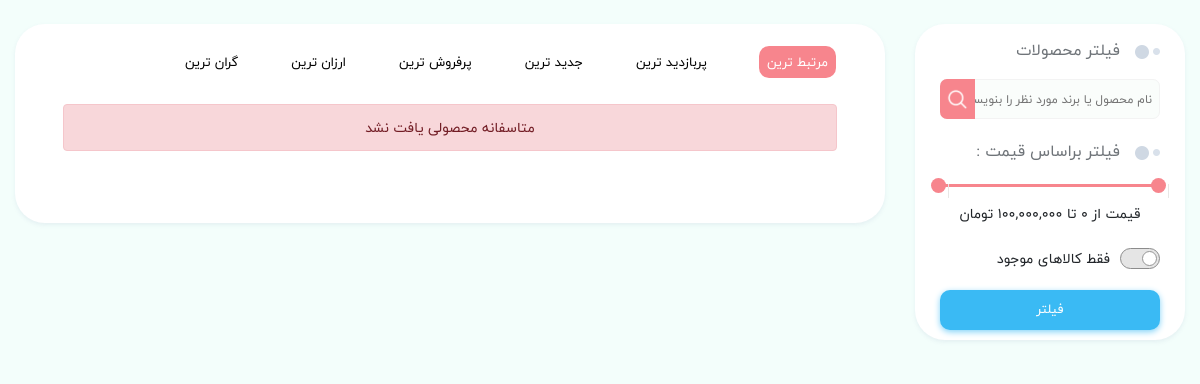
Page /brand/zara on the earlier database version.
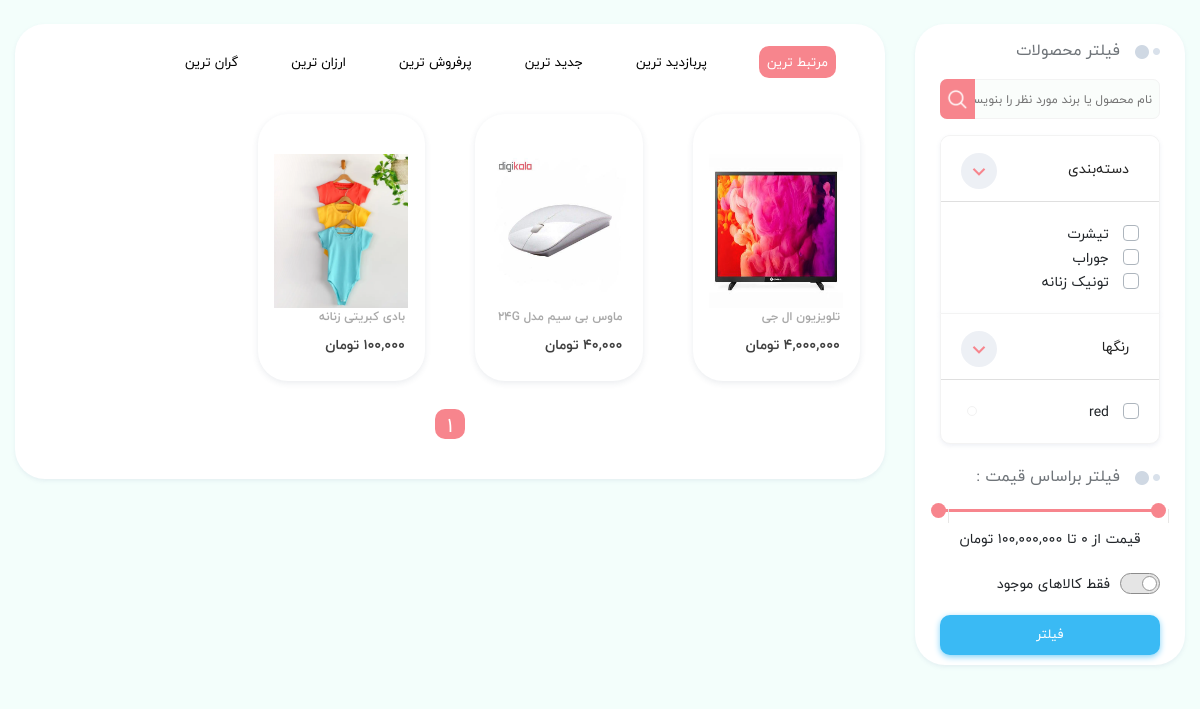
Same page on the later database version.
### eshop_category/models.py (models this page shows, shortened)
class Category(MPTTModel):
    STATUS = (
        ('True', "فعال"),
        ("False", "غیرفعال")
    )
    parent = TreeForeignKey('self', blank=True, null=True, related_name='children', on_delete=models.SET_NULL,
                            verbose_name='دسته‌مادر')
    title = models.CharField(max_length=50, verbose_name='عنوان')
    en_title = models.CharField(max_length=50, verbose_name='عنوان انگلیسی')
    keyword = models.CharField(max_length=250, verbose_name='کلمه کلیدی')
    description = models.CharField(max_length=300, verbose_name='توضیحات')
    status = models.CharField(max_length=50, choices=STATUS, verbose_name='وضعیت')
    image = models.ImageField(blank=True, upload_to=upload_image_path, verbose_name='تصویر')
    slug = models.SlugField(verbose_name='عبارت لینک', blank=True, null=False, unique=True, allow_unicode=True,
                            max_length=200)
    creat_at = models.DateTimeField(auto_now_add=True, verbose_name='ایجاده شده در تاریخ')
    update_at = models.DateTimeField(auto_now=True, verbose_name='آپدیت شده در تاریخ')
    class Meta:
        verbose_name = 'دسته'
        verbose_name_plural = 'دسته‌بندی‌'
    class MPTTMeta:
        order_insertion_by = ['title']

### eshop_variant/models.py (models this page shows, shortened)
class Color(models.Model):
    name = models.CharField(max_length=20, verbose_name='اسم رنگ')
    code = models.CharField(max_length=10, blank=True, null=True, verbose_name='کد رنگ')
    def color_tag(self):
        if self.code is not None:
            return mark_safe('<p style="background-color:{}"> رنگ  </p>'.format(self.code))
        else:
            return ""
    color_tag.short_description = 'رنگ'
    class Meta:
        verbose_name = 'رنگ'
        verbose_name_plural = 'رنگ‌ها'

### eshop_product/models.py (models this page shows, shortened)
class Product(models.Model):
    STATUS = (
        ('True', "فعال"),
        ("False", "غیرفعال")
    )
    VARIANTS = (
        ('None', 'هیچ'),
        ('Size', 'سایز'),
        ('Color', 'رنگ'),
        ('Size-Color', 'سایزـ‌رنگ'),
    )
    category = models.ForeignKey(Category, on_delete=models.SET_NULL, null=True, verbose_name='دسته')
    brand = models.ForeignKey(Brand, on_delete=models.SET_NULL, blank=True, null=True, verbose_name='برند')
    title = models.CharField(max_length=200, verbose_name='عنوان فارسی')
    title_eng = models.CharField(max_length=150, blank=True, null=True, verbose_name='عنوان انگلیسی')
    keyword = models.CharField(max_length=250, verbose_name='کلمه کلیدی')
    variant = models.CharField(max_length=10, choices=VARIANTS, default='None', verbose_name='تنوع')
    description = models.CharField(max_length=300, verbose_name='توضیحات')
    image = models.ImageField(upload_to=upload_image_path, verbose_name='تصویر')
    price = models.IntegerField(verbose_name='قیمت')
    amount = models.IntegerField(verbose_name='تعداد')
    all_sale = models.IntegerField(default=0, verbose_name='تعداد فروش')
    view_count = models.BigIntegerField(default=0, verbose_name='تعداد بازدیدها')
    details = RichTextUploadingField(verbose_name='جزئيات محصول')
    analyze = RichTextUploadingField(blank=True, null=True, verbose_name='نقد و بررسی')
    status = models.CharField(max_length=50, choices=STATUS, verbose_name='وضعیت')
    slug = models.SlugField(verbose_name='عبارت لینک', null=False, unique=True, allow_unicode=True, max_length=200)
    creat_at = models.DateTimeField(auto_now_add=True, verbose_name='ایجاده شده در تاریخ')
    update_at = models.DateTimeField(auto_now=True, verbose_name='آپدیت شده در تاریخ')
    objects = ProductsManager()
    favourite = models.ManyToManyField(User, blank=True, verbose_name='علاقه‌مندی')
    class Meta:
        verbose_name = 'محصول'
        verbose_name_plural = 'محصولات'
    def price_th(self):
        return f"{self.price:,}"
    price_th.short_description = 'قیمت'
    def image_tag(self):
        return mark_safe('<img src="{}" height="50"/>'.format(self.image.url))
    image_tag.short_description = 'تصویر'
    def get_absolute_url(self):
        return reverse('product_detail', kwargs={'slug': self.slug, 'product_id': self.id})
    def fav_count(self):
        fav = User.objects.filter(product__exact=self.id)
        return fav.count()
    fav_count.short_description = 'تعداد علاقه‌مندان'

### eshop_product/views.py (the view)
# urls.py: path('brand/<slug>', product_list_brand, name='product_brand_list'),
def product_list_brand(request, slug):
    products = Product.objects.filter(brand__in=Brand.objects.filter(slug=slug), status=True)
    colors_list = []
    sizes_list = []
    brand_list = []
    child_list = []
    for pro in products:
        child_list.append(pro.category)
        if pro.variant == 'Color':
            var = Variants.objects.filter(product_id=pro.id)
            for v in var:
                color = v.color
                colors_list.append(color)
        if pro.variant == 'Size':
            var = Variants.objects.filter(product_id=pro.id)
            for v in var:
                size = v.size
                sizes_list.append(size)
        if pro.variant == 'Size-Color':
            var = Variants.objects.filter(product_id=pro.id)
            for v in var:
                size = v.size
                color = v.color
                sizes_list.append(size)
                colors_list.append(color)
    colors = [i for n, i in enumerate(colors_list) if i not in colors_list[n + 1:]]
    sizes = [i for n, i in enumerate(sizes_list) if i not in sizes_list[n + 1:]]
    brands = [i for n, i in enumerate(brand_list) if i not in brand_list[n + 1:]]
    childs = [i for n, i in enumerate(child_list) if i not in child_list[n + 1:]]
    my_filter = ProductFilter(request.GET, queryset=products)
    products = my_filter.qs
    paginator = Paginator(products, 8)  # Show 8 product per page.
    page_number = request.GET.get('page')
    page_obj = paginator.get_page(page_number)
    context = {
        'page_obj': page_obj,
        'childs': childs,
        'colors': colors,
        'sizes': sizes,
        'brands': brands,
        'my_filter': my_filter,
        'slug': slug
    }
    return render(request, 'product/product_list.html', context)

### templatefilter/filters_tem.py (called while the page is built)
@register.simple_tag
def my_url(value, field_name, urlencode=None):
    url = '?{}={}'.format(field_name, value)
    if urlencode:
        querystring = urlencode.split('&')
        filtered_querystring = filter(lambda p: p.split('=')[0] != field_name, querystring)
        encoded_querystring = '&'.join(filtered_querystring)
        url = '{}&{}'.format(url, encoded_querystring)
    return url

@register.simple_tag
def order_url(value, field_name, urlencode=None):
    url = '{}={}'.format(field_name, value)
    if urlencode:
        querystring = urlencode.split('&')
        for item in querystring:
            if item.find("page") > -1:
                querystring.remove(item)
        filtered_querystring = filter(lambda p: p.split('=')[0] != field_name, querystring)
        encoded_querystring = '&'.join(filtered_querystring)
        url = '?page=1&{}&{}'.format(encoded_querystring, url)
    else:
        url = '?page=1s=&{}'.format(url)
    return url

@register.filter(name='check_url')
def check_url(value, field_name):
    url = '{}={}&'.format(value, field_name)
    return url

### eshop_product/templates/product/product_list.html (shortened to what the changed rows need)
{% extends 'shared/_MainLayout.html' %}
{% load static %}
{% load humanize %}
{% load filter_tags %}
{% block header_ref %}
    <link rel="stylesheet" href="{% static 'css/vendor/nouislider.min.css' %}">
{% endblock %}
{% block content %}
    <main class="main-content dt-sl mt-4 mb-3">
        <div class="container main-container">
            <div class="row">
                <div class="col-lg-3 col-md-12 col-sm-12 sticky-sidebar">
                    <div class="dt-sn mb-3">
                        <form method="get" action="">
                            <div class="col-12">
                                <div class="section-title text-sm-title title-wide mb-1 no-after-title-wide">
                                    <h2>فیلتر محصولات</h2>
                                </div>
                            </div>
                            <div class="col-12 filter-product mb-3">
                                <div class="accordion" id="accordionExample">
                                    {% if childs %}
                                        <div class="card">
                                            <div class="card-header" id="headingOne">
                                                <h2 class="mb-0">
                                                    <button class="btn btn-block text-right collapsed" type="button"
                                                            data-toggle="collapse" data-target="#collapseOne"
                                                            aria-expanded="false" aria-controls="collapseOne">
                                                        دسته‌بندی
                                                        <i class="mdi mdi-chevron-down"></i>
                                                    </button>
                                                </h2>
                                            </div>
                                            <div id="collapseOne" class="collapse show" aria-labelledby="headingOne"
                                                 data-parent="#accordionExample">
                                                <div class="card-body">
                                                    {% for child in childs %}
                                                        <div class="custom-control custom-checkbox">
                                                            <label class="custom-control-label"
                                                                   for="customCheckCat{{ child.id }}">
                                                                {{ child.title }}</label>
                                                        </div>
                                                    {% endfor %}
                                                </div>
                                            </div>
                                        </div>
                                    {% endif %}
                                    {% if colors %}
                                        <div class="card">
                                            <div class="card-header" id="headingFour">
                                                <h2 class="mb-0">
                                                    <button class="btn btn-block text-right collapsed" type="button"
                                                            data-toggle="collapse" data-target="#collapseFour"
                                                            aria-expanded="false" aria-controls="collapseFour">
                                                        رنگها
                                                        <i class="mdi mdi-chevron-down"></i>
                                                    </button>
                                                </h2>
                                            </div>
                                            <div id="collapseFour" class="collapse show" aria-labelledby="headingFour"
                                                 data-parent="#accordionExample">
                                                <div class="card-body">
                                                    {% for color in colors %}
                                                        <div class="custom-control custom-checkbox">
                                                            <label class="custom-control-label"
                                                                   for="customCheckColor{{ color.id }}">{{ color.name }}</label>
                                                            <span class="filter-color"
                                                                  style="background-color:{{ color.code }}"></span>
                                                        </div>
                                                    {% endfor %}
                                                </div>
                                            </div>
                                        </div>
                                    {% endif %}
                                </div>
                            </div>
                            <div class="col-12 mb-4">
                                <div class="section-title text-sm-title title-wide no-after-title-wide mb-1">
                                    <h2>فیلتر براساس قیمت :</h2>
                                </div>
                            </div>
                        </form>
                    </div>
                </div>
                <div class="col-lg-9 col-md-12 col-sm-12 search-card-res">
                    <div class="dt-sl dt-sn px-0 search-amazing-tab">
                        <div class="ah-tab-content-wrapper dt-sl px-res-0">
                            <div class="ah-tab-content dt-sl" data-ah-tab-active="true">
                                <div class="row mb-3 mx-0 px-res-0">
                                    {% if page_obj %}
                                        {% for product in page_obj %}
                                            <div class="col-lg-3 col-md-4 col-sm-6 col-12 px-10 mb-1 px-res-0">
                                                <div class="product-card mb-2 mx-res-0">
                                                    <a class="product-thumb"
                                                       href="{{ product.get_absolute_url }}">
                                                        <img src="{{ product.image.url }}" alt="Product Thumbnail"
                                                             style="height: 154px; width: 154px;">
                                                    </a>
                                                    <div class="product-card-body">
                                                        <a class="product-meta"
                                                           href="{{ product.get_absolute_url }}">{{ product.title|truncatechars:50 }}</a>
                                                        <span class="product-price">{{ product.price|intcomma:False }} تومان</span>
                                                    </div>
                                                </div>
                                            </div>
                                        {% endfor %}
                                        </div>
                                        <div class="row">
                                            <div class="col-12">
                                                <div class="pagination">
                                                    {% for page in page_obj.paginator.page_range %}
                                                        {% if page == page_obj.number %}
                                                            <a href="{% my_url page 'page' request.GET.urlencode %}"
                                                               class="active-page">{{ page }}</a>
                                                        {% else %}
                                                            <a href="{% my_url page 'page' request.GET.urlencode %}">{{ page }}</a>
                                                        {% endif %}
                                                    {% endfor %}
                                                </div>
                                            </div>
                                        </div>
                                    {% else %}
                                        <div class="alert alert-danger text-center mr-5 ml-5 btn-block" role="alert">
                                            متاسفانه محصولی یافت نشد
                                        </div>
                                    {% endif %}
                            </div>
                        </div>
                    </div>
                </div>
            </div>
        </div>
    </main>
{% endblock %}

Differences in the rows shown:
now on this page (row edited): Category: title "تیشرت"
now on this page (row edited): Category: title "جوراب"
now on this page (row edited): Category: title "تونیک زنانه"
now on this page (row unchanged): Color: name "red"
now on this page (row unchanged): Product: image (picture), title "تلویزیون ال جی"
now on this page (row edited): Product: image (picture), title "ماوس بی سیم مدل 24G", price "40,000"
added Product: image (picture), title "بادی کبریتی زنانه"
Other differences:
text no longer shown: "متاسفانه محصولی یافت نشد"
text now shown: "دسته‌بندی رنگها"
new list line: "1"
